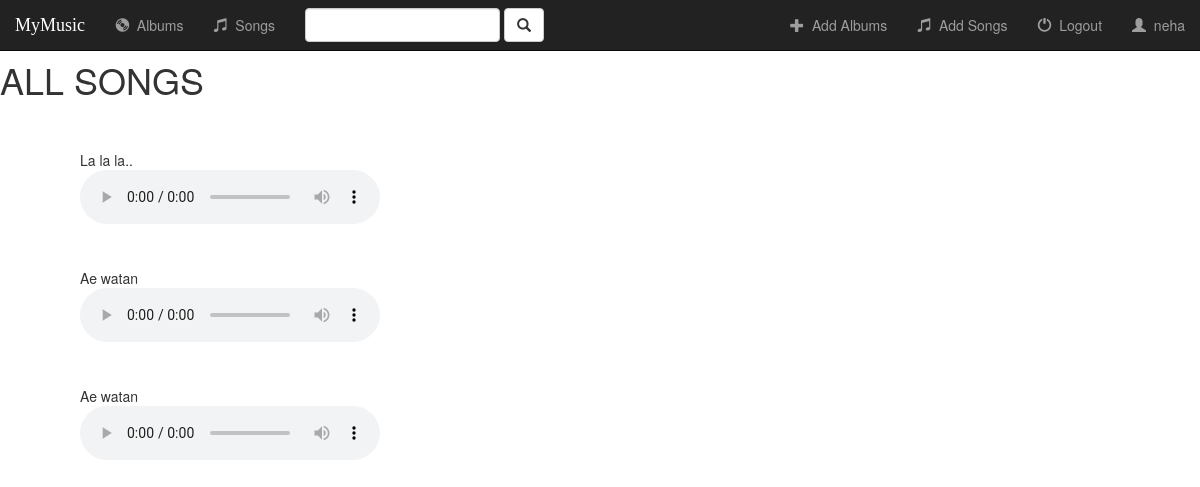
Before: /song/ (signed in) with the older database file.
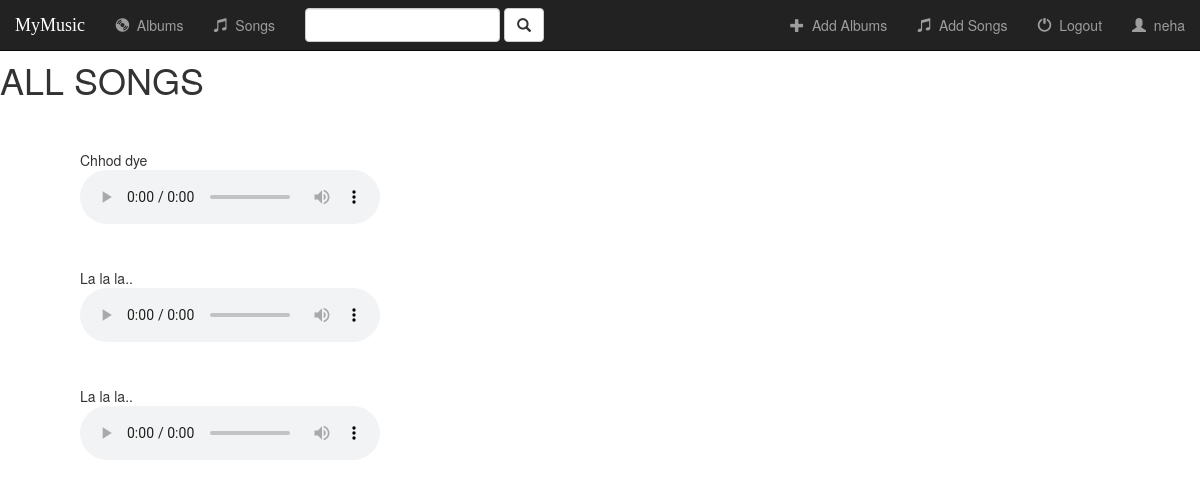
After: the same page with the newer database file.
### mysite/models.py (models this page shows, shortened)
class Song(models.Model):
    album = models.ForeignKey(Album, on_delete=models.CASCADE)
    file_type = models.CharField(max_length=10)
    song_title = models.CharField(max_length=250)
    audio_file = models.FileField(null=False, blank=True, max_length=10000)
    video = models.CharField(null=True, blank=True, max_length=100)

### mysite/views.py (the view)
# urls.py: url(r'song/$', views.SongView.as_view(), name='song'),
class SongView(generic.ListView):
    template_name = 'mysite/songs.html'
    context_object_name = 'all_songs'
    def get_queryset(self):
        return Song.objects.all()

### mysite/templates/mysite/songs.html (shortened to what this page needs)
{% extends 'mysite/base.html' %}
{% block body %}
{% if all_songs %}
<h1>ALL SONGS</h1>
<br>
<br>
<ul>
    <form action="" method="post">
        {% for song in all_songs %}
        <ul>
            {{ song.song_title }}<br>
            <audio controls>
                <source src="{{ song.audio_file.url }}" type="audio/mpeg">
            </audio>
            <br><br>
        </label><br>
        </ul>
        {% endfor %}
    </form>
</ul>
{% else %}
<h3>you dont have any songs</h3>
{% endif %}
{% endblock %}

### mysite/templates/mysite/base.html (shortened to what this page needs)
<!DOCTYPE html>
<html lang="en">
<head>
    {% load staticfiles %}
<link rel="stylesheet" type="text/css" href="{% static 'music/style.css' %}" />
<link rel="stylesheet" href="https://maxcdn.bootstrapcdn.com/bootstrap/3.3.7/css/bootstrap.min.css">
<body>
   <nav class="navbar navbar-inverse navbar-fixed-top">
  <div class="container-fluid">
    <div class="navbar-header">
      <a class="navbar-brand" href="{% url 'mysite:index' %}">MyMusic</a>
    </div>
    <div class="collapse navbar-collapse" id="myNavbar">
      <ul class="nav navbar-nav">
          <li class="">
              <a href="{% url 'mysite:index' %}">
                  <span class="glyphicon glyphicon-cd" aria-hidden="true"></span>&nbsp;
                  Albums
              </a>
          </li>
          <li class="">
              <a href="{% url 'mysite:song' %}">
                  <span class="glyphicon glyphicon-music" aria-hidden="true"></span>&nbsp;
                  Songs
              </a>
          </li>
      </ul>
        <form class="navbar-form navbar-left" role="search" method="get" action="#">
            <div class="form-group">
                <input type="text" class="form-control" name="q" value="">
            </div>
            <button type="submit" class="btn btn-default"><i class="glyphicon glyphicon-search"></i></button>
        </form>
        {% if user.is_authenticated %}
        <ul class="nav navbar-nav navbar-right">
          <li class="">
              <a href="{% url 'mysite:album-add' %}">
                  <span class="glyphicon glyphicon-plus" aria-hidden="true"></span>&nbsp;
                  Add Albums
              </a>
          </li>
            <li class="">
                <a href="{% url 'mysite:song-add' %}">
                    <span class="glyphicon glyphicon-music" aria-hidden="true"></span>&nbsp;
                    Add Songs
                </a>
            </li>
            <li class="">
              <a href="{% url 'logout' %}">
                  <span class="glyphicon glyphicon-off" aria-hidden="true"></span>&nbsp;
                 Logout
              </a>
          </li>
            <li class="">
                <a href="{% url 'profile' %}">
                    <span class="glyphicon glyphicon-user" aria-hidden="true"></span>&nbsp;
                    {{ user.username }}
                </a>
            </li>
        </ul>
        {% endif %}
    </div>
  </div>
</nav>
<br><br>
{% block body %}
{% endblock %}
</body>
</html>

### mysite/static/music/style.css (style rules this page uses)
body { background-image: url("https://c.pxhere.com/photos/47/4a/pier_seaside_beach_ocean_sea_coast_water_shore-1227260.jpg!d"); background-repeat: no-repeat; background-size: 100% 100%; background-attachment: fixed; }
.navbar { border-radius: 0; }
.navbar-brand { font-family: 'Satisfy',cursive; }
html { overflow: scroll; overflow-x: hidden; }

Changed rows visible on the page:
removed Song: song_title "Ae watan"
removed Song: song_title "Ae watan"
added Song: song_title "Chhod dye"
added Song: song_title "La la la.."
